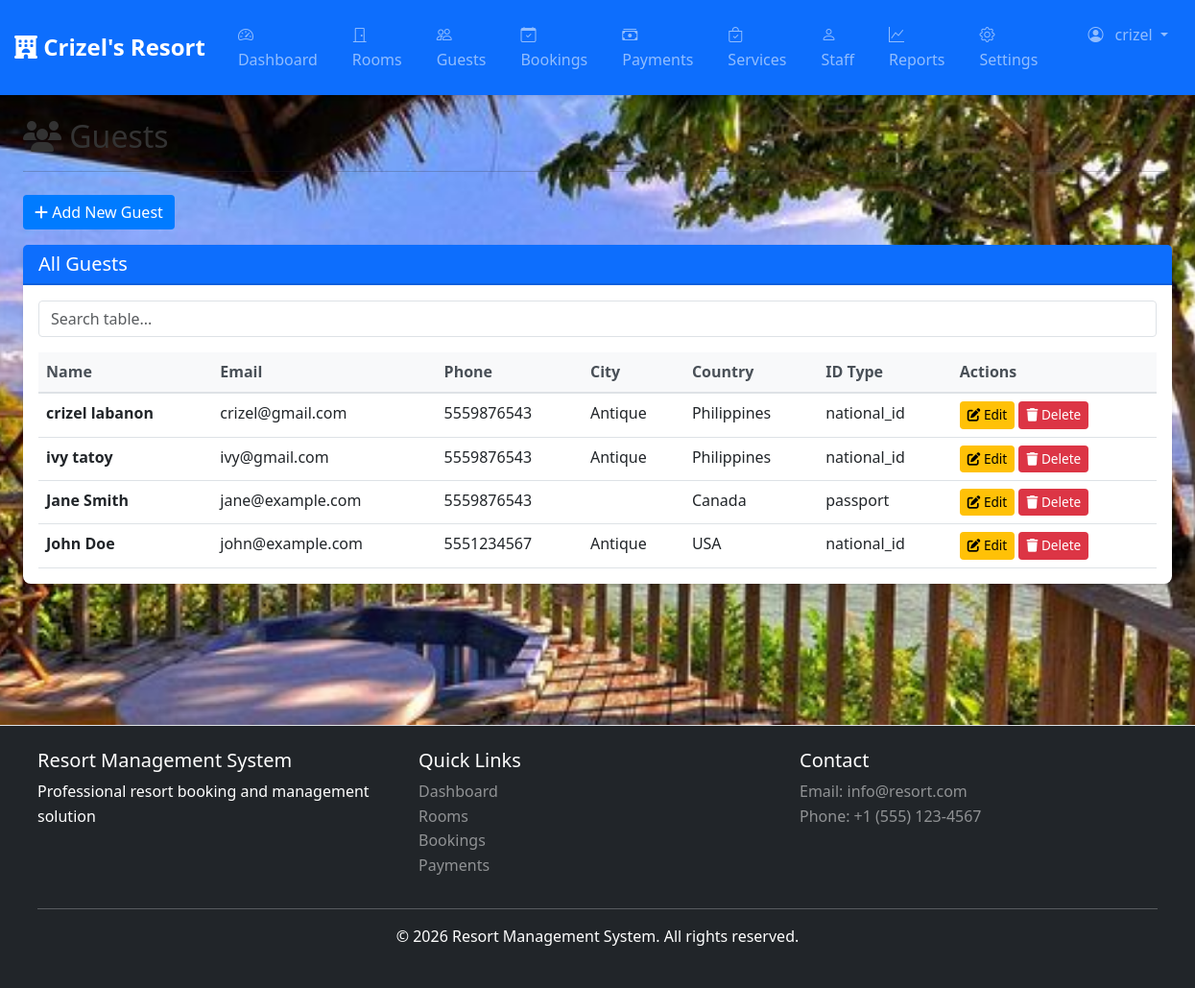
Screenshot of /guests.php (signed in) with the database file from the repository.
### tables this page shows
CREATE TABLE `guests` (
  `id` int(11) NOT NULL,
  `first_name` varchar(100) NOT NULL,
  `last_name` varchar(100) NOT NULL,
  `email` varchar(100) DEFAULT NULL,
  `phone` varchar(20) DEFAULT NULL,
  `address` varchar(255) DEFAULT NULL,
  `city` varchar(100) DEFAULT NULL,
  `country` varchar(100) DEFAULT NULL,
  `id_type` varchar(50) DEFAULT NULL,
  `id_number` varchar(100) DEFAULT NULL,
  `created_at` timestamp NOT NULL DEFAULT current_timestamp(),
  `updated_at` timestamp NOT NULL DEFAULT current_timestamp() ON UPDATE current_timestamp()
);

### guests.php (the view, shortened to what this page needs)
<?php
require_once 'config/db.php';
$action = $_GET['action'] ?? 'list';
$guests = $conn->query("SELECT * FROM guests ORDER BY first_name ASC");
include 'views/header.php';
?>
<div class="mb-4">
    <h2><i class="fas fa-users"></i> Guests </h2>
    <hr>
</div>
<?php if ($action == 'list'): ?>
    <div class="mb-3">
        <a href="guests.php?action=add" class="btn btn-primary">
            <i class="fas fa-plus"></i> Add New Guest
        </a>
    </div>
    <div class="card">
        <div class="card-header bg-primary text-white">
            <h5 class="mb-0">All Guests</h5>
        </div>
        <div class="card-body">
            <div class="table-responsive">
                <table class="table table-hover">
                    <thead class="table-light">
                        <tr>
                            <th>Name</th>
                            <th>Email</th>
                            <th>Phone</th>
                            <th>City</th>
                            <th>Country</th>
                            <th>ID Type</th>
                            <th>Actions</th>
                        </tr>
                    </thead>
                    <tbody>
                        <?php while($guest = $guests->fetch_assoc()): ?>
                        <tr>
                            <td><strong><?php echo $guest['first_name'] . ' ' . $guest['last_name']; ?></strong></td>
                            <td><?php echo $guest['email'] ?? 'N/A'; ?></td>
                            <td><?php echo $guest['phone'] ?? 'N/A'; ?></td>
                            <td><?php echo $guest['city'] ?? 'N/A'; ?></td>
                            <td><?php echo $guest['country'] ?? 'N/A'; ?></td>
                            <td><?php echo $guest['id_type'] ?? 'N/A'; ?></td>
                            <td>
                                <a href="guests.php?action=edit&id=<?php echo $guest['id']; ?>" class="btn btn-sm btn-warning">
                                    <i class="fas fa-edit"></i> Edit
                                </a>
                                <button type="button" class="btn btn-sm btn-danger" onclick="setDeleteGuest(<?php echo $guest['id']; ?>, '<?php echo $guest['first_name'] . ' ' . $guest['last_name']; ?>')" data-bs-toggle="modal" data-bs-target="#deleteModal">
                                    <i class="fas fa-trash"></i> Delete
                                </button>
                            </td>
                        </tr>
                        <?php endwhile; ?>
                    </tbody>
                </table>
            </div>
        </div>
    </div>
<?php endif; ?>
<?php include 'views/footer.php'; ?>

### css/style.css (style rules this page uses)
:root { --primary-color: #007bff; --secondary-color: #6c757d; --success-color: #28a745; --danger-color: #dc3545; --warning-color: #ffc107; --info-color: #17a2b8; }
* { margin: 0; padding: 0; box-sizing: border-box; }
body { font-family: 'Segoe UI', Tahoma, Geneva, Verdana, sans-serif; background-image: url('../resort.jpg'); background-attachment: fixed; background-size: cover; background-position: center; background-repeat: no-repeat; color: #333; line-height: 1.6; }
.card { border: none; box-shadow: 0 0.125rem 0.25rem rgba(0, 0, 0, 0.1); margin-bottom: 1.5rem; transition: transform 0.3s ease, box-shadow 0.3s ease; border-radius: 0.5rem; }
.card-header { border-bottom: 2px solid rgba(0, 0, 0, 0.125); font-weight: 600; }
.table { margin-bottom: 0; }
.table-light { background-color: #f8f9fa; }
.table th { font-weight: 600; border-bottom: 2px solid #dee2e6; color: #495057; }
.btn { border-radius: 0.25rem; font-weight: 500; transition: all 0.3s ease; border: none; }
.btn-primary { background-color: var(--primary-color); }
.btn-sm { padding: 0.25rem 0.5rem; font-size: 0.85rem; }
.alert, .card { animation: fadeIn 0.3s ease; }
.mb-4 { margin-bottom: 1.5rem !important; }
.mb-3 { margin-bottom: 1rem !important; }

### rows the page displays
guests: first_name "crizel", last_name "labanon", email "crizel@gmail.com", phone "5559876543", city "Antique", country "Philippines", id_type "national_id"
guests: first_name "ivy", last_name "tatoy", email "ivy@gmail.com", phone "5559876543", city "Antique", country "Philippines", id_type "national_id"
guests: first_name "Jane", last_name "Smith", email "jane@example.com", phone "5559876543", country "Canada", id_type "passport"
guests: first_name "John", last_name "Doe", email "john@example.com", phone "5551234567", city "Antique", country "USA", id_type "national_id"

### other values shown
$_SESSION['user_name'] "crizel"
